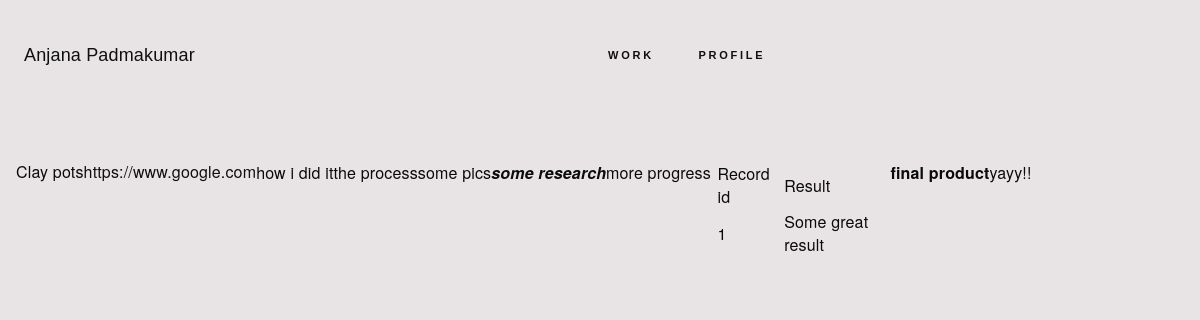
/project/clay-pots/, run on the app's committed database.
### singlepage/models.py (models this page shows, shortened)
class Singlepage(models.Model):
    title = models.CharField(max_length=250, help_text=u'Max 250 characters')
    slug = models.SlugField(help_text=u'Suggested value automatically generated from title. Must be unique.')
    display_word = models.CharField(max_length=50, help_text=u'Max 50 characters. Displayed in the header.')
    body = models.TextField()
    body_html = models.TextField(editable=False, blank=True)

### project/models.py (models this page shows, shortened)
class Project(models.Model):
    title = models.CharField(max_length=250, help_text = u'Maximum 250 characters')
    slug = models.SlugField(help_text=u'Suggested value automatically generated from title. Must be unique.')
    about = models.TextField()
    about_html = models.TextField(editable=False, blank=True)
    excerpt = models.TextField(help_text = u'A short summary of the project.')
    excerpt_html = models.TextField(editable=False, blank=True)
    url = models.URLField('URL', unique=True)

### project/views.py (the view)
# urls.py: url(r'^(?P<slug>[-\w]+)/$', views.project_detail_page, name='project_detail_page'),
def project_detail_page(request, slug):
    project = get_object_or_404(Project, slug=slug)
    return render_to_response('singlepage/project_detail_page.html', {'project': project }, context_instance=RequestContext(request))

### blog/custom_context_processor.py (called while the page is built, shortened)
def tag_cloud(request):
    MAX_WEIGHT = 5
    tag_list = Tag.objects.usage_for_model(Entry, counts = True)
    return {'tag_list':tag_list}

### singlepage/custom_context_processor.py (called while the page is built)
def singlepages(request):
    singlepages = Singlepage.objects.all()
    return {'singlepages': singlepages}

### templates/singlepage/project_detail_page.html (shortened to what this page needs)
{% extends 'singlepage/single_base.html' %}
{% block main-content %}
        <div class="header"> {{project.title}}
        </div>
        <span class="url"><a href="{{ project.url }}"> {{ project.url }} </a> </span>
        <span class="body">{{project.about|safe}}</span>
{% endblock %}

### templates/base.html (shortened to what this page needs)
<html>
	<head>
		<link rel="stylesheet" href="/static/css/style.css" />
	</head>
  <body>
    <div class="container">
        <div class="cbp-af-header">
			<div class="cbp-af-inner">
				<header class="header">
                    <div class="row">
                        <div class="small-5 medium-6 large-6 columns">
                            <div class="anjana_name"><a href={% url 'art:art_home' %} class="link">Anjana Padmakumar</a></div>
                        </div>
                        <div class="columns small-7 medium-6 header__nav large-6">
                            <nav class="nav_links">
                                <a class="nav_link" href={% url 'art:art_home' %}>WORK</a>
                                {% for page in singlepages %}
                                <a class="nav_link" href={% url 'singlepage:single_page' slug=page.slug %}>{{page.display_word}}</a>
                                {% endfor %}
                            </nav>
                        </div>
                    </div>
                </header>
			</div>
    	</div>
        <div class="scene scene_top clearfix">
            <div class="promo_area row">
            </div>
        </div>
        <div class="scene_artwork">
            <div class="artwork row">
                {% block content %} {% endblock %}
            </div>
        </div>
    </div>
  </body>
</html>

### data on the page
Singlepage: display_word "PROFILE"
Project: title "Clay pots", url "https://www.google.com", about "how i did it the process some pics some research more progress Record id Result 1 Some great result final product yayy!!"
